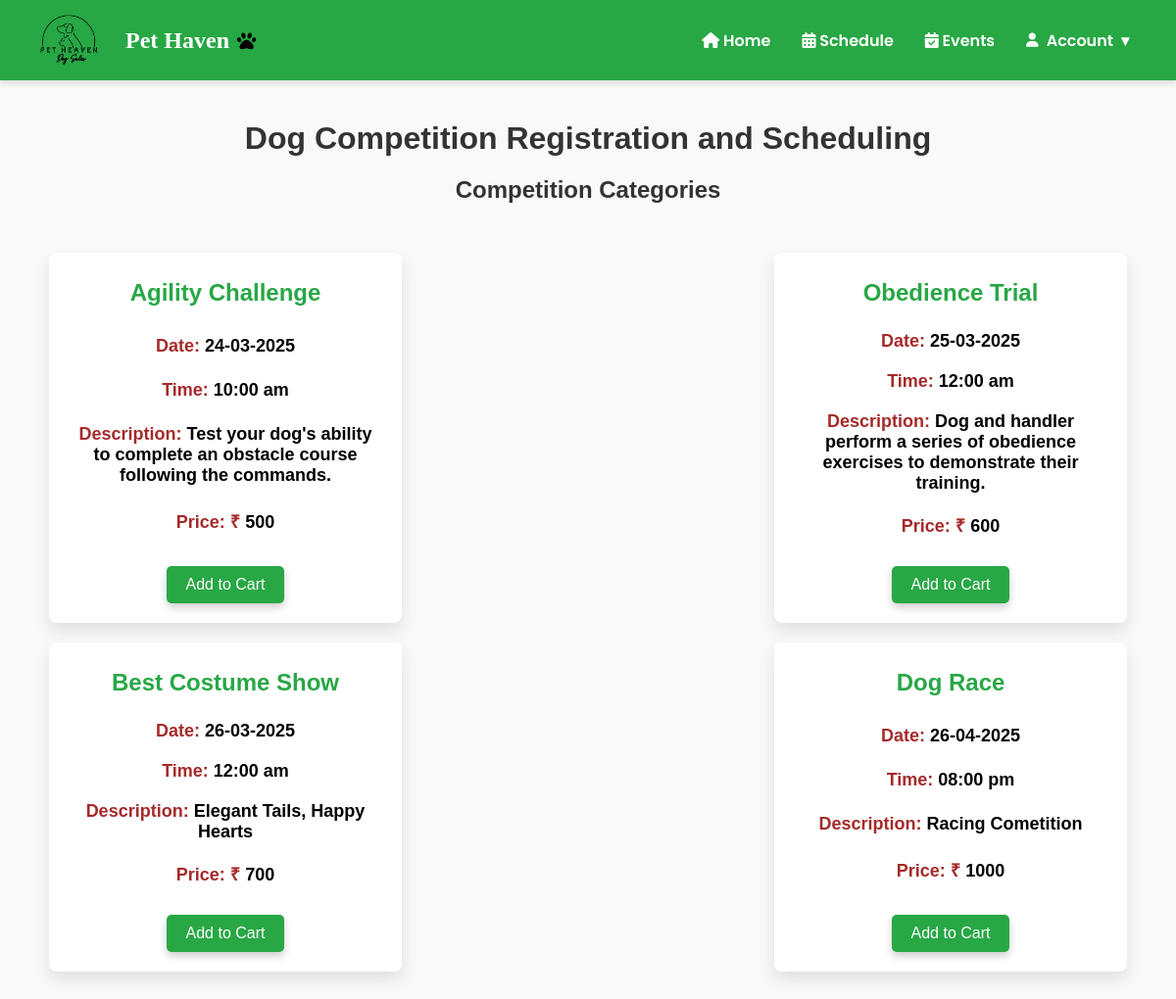
/c, run on an earlier commit of the app's database.
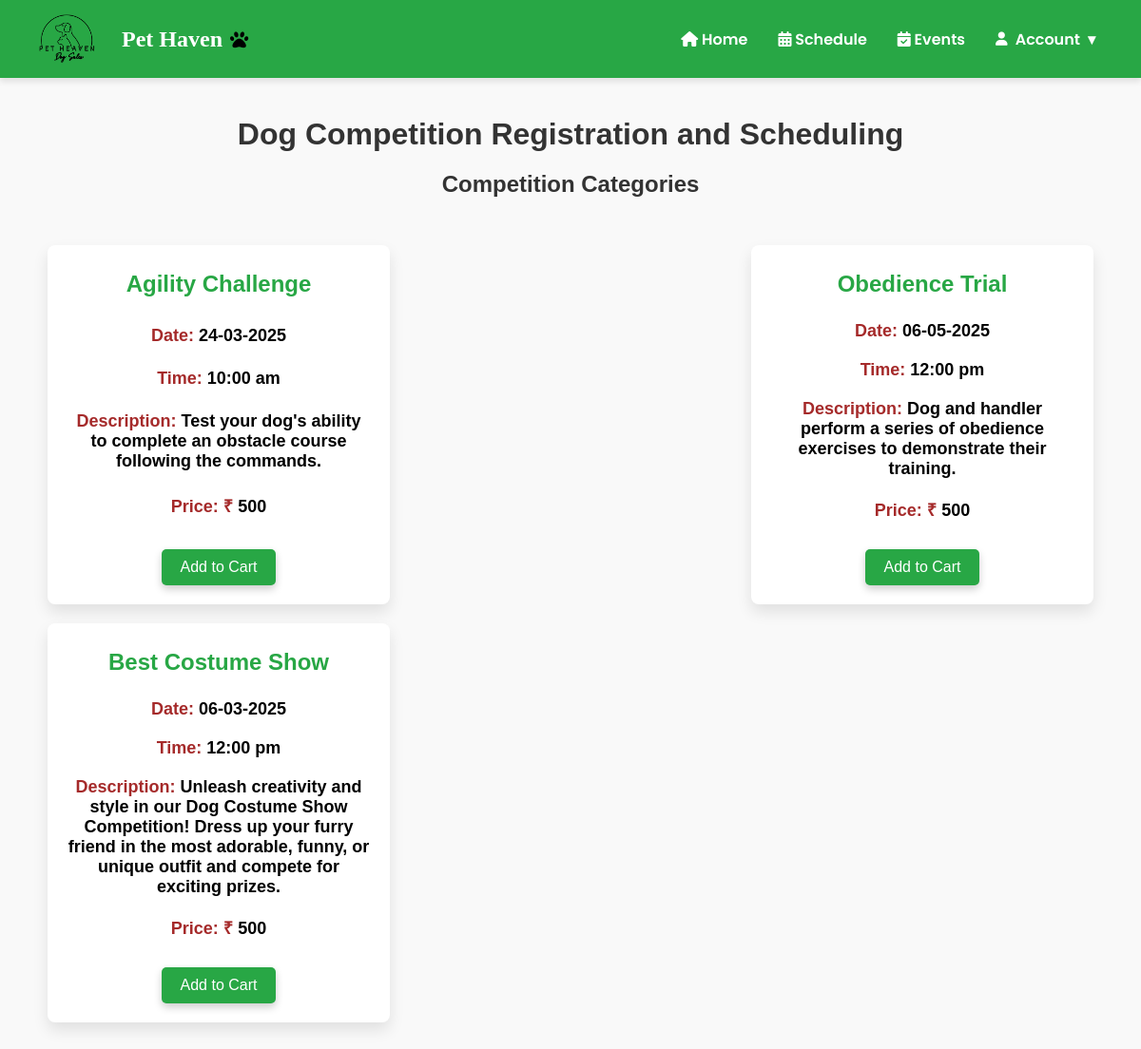
And on a later commit of the database.
### models.py (models this page shows, shortened)
class Competition(db.Model):
    __tablename__ = 'competition'
    id = db.Column(db.Integer, primary_key=True)
    title = db.Column(db.String(100), nullable=False)
    date = db.Column(db.String(100), nullable=False)
    time = db.Column(db.String(100), nullable=False)
    description = db.Column(db.Text, nullable=False)
    price = db.Column(db.Integer, nullable=False)

### app.py (the view)
@app.route('/c')
def home4():
    services = Competition.query.all()
    return render_template('index4.html', services=services)

### templates/index4.html (shortened to what this page needs)
<!DOCTYPE html>
<html lang="en">
<head>
    <link rel="stylesheet" href="../static/css/style4.css">
    <link rel="stylesheet" href="https://cdnjs.cloudflare.com/ajax/libs/font-awesome/6.0.0/css/all.min.css">
</head>
<body>
    <nav class="navbar">
         <div class="logo">
            <img src="{{ url_for('static', filename='images/logo1.png') }}" alt="Pet Heaven Logo">
      <span>Pet Haven</span>
        </div>
        <ul class="nav-links">
          <li><a href="/customer_dashboard" class="nav-link" id="home-link"><i class="fas fa-home"></i> Home</a></li>
          <li><a href="{{ url_for('schedule4') }}" class="nav-link"><i class="fa-solid fa-calendar-alt"></i> Schedule</a></li>
          <li><a href="{{ url_for('myevents4') }}" class="nav-link" ><i class="fa-solid fa-calendar-check"></i> Events</a></li>
          <li class="dropdown">
            <a href="#" class="dropdown-toggle"><i class="fa-solid fa-user"></i> Account <span>&#9662;</span></a>
          </li>
        </ul>
    </nav>
    <div class="container">
        <h1>Dog Competition Registration and Scheduling</h1>
        <section class="competition-overview">
            <h2>Competition Categories</h2>
            <div class="cards">
                {% for service in services %}
                <div class="card">
                    <h3>{{ service.title }}</h3>
                    <p><strong>Date:</strong> {{ service.date }}</p>
                    <p><strong>Time: </strong> {{ service.time }}</p>
                    <p><strong>Description: </strong> {{ service.description }}</p>
                    <p><strong>Price: ₹</strong> {{ service.price }}</p>
                    <div class="button-container">
                        <button class="add-to-cart" data-id="{{ service.id }}">Add to Cart</button>
                      </div>
                    </div>
                {% else %}
                <p>No services available</p>
                {% endfor %}
            </div>
        </section>
    </div>
</body>
</html>

### static/css/style4.css (style rules this page uses)
body { font-family: "Poppins", serif; font-weight: 100; margin: 0; padding: 0; background-color: #f9f9f9; }
h1 { text-align: center; color: #333; }
.cards { display: flex; justify-content: center; flex-wrap: wrap; padding: 30px; gap: 3rem; }
.navbar { display: flex; justify-content: space-between; align-items: center; background-color: #28a745; padding: 1rem 2rem; color: white; box-shadow: 0 4px 6px rgba(0, 0, 0, 0.1); position:relative; top: 0; left: 0; right: 0; height: 50px; z-index: 1000; }
.logo { display: flex; align-items: center; gap: 1rem; }
.logo img { height: 60px; width: 80px; object-fit: contain; background-color: transparent; }
.logo span { font-size: 1.5rem; font-weight: bold; color: #fff; font-family: 'Pacifico', cursive; display: flex; align-items: center; gap: 0.5rem; }
.logo span::after { content: '\f1b0'; font-family: 'Font Awesome 5 Free'; font-weight: 900; font-size: 1.2rem; color: black; }
.nav-links { list-style: none; display: flex; justify-content: space-around; align-items: center; gap: 0; margin: 0; padding: 0; }
.nav-links li a { text-decoration: none; color: white; font-weight: 600; padding: 0.5rem 1rem; border-radius: 20px; transition: all 0.3s ease; }
.navbar .dropdown { position: relative; display: flex; align-items: center; }
.navbar .dropdown .dropdown-toggle { cursor: pointer; padding: 0.5rem 1rem; color: white; font-weight: 600; text-decoration: none; display: flex; align-items: center; gap: 0.5rem; border-radius: 20px; transition: background-color 0.3s ease; }
.navbar .dropdown .dropdown-toggle i { font-size: 0.9rem; }
.container { max-width: 1200px; margin: 0 auto; padding: 20px; font-family: Arial, sans-serif; text-align: center; }
h1, h2 { color: #333; margin-bottom: 20px; }
.competition-overview { margin-bottom: 40px; }
.cards { display: flex; flex-wrap: wrap; justify-content: space-between; gap: 20px; }
.card { display: flex; flex-direction: column; justify-content: space-between; align-items: center; width: 320px; padding: 20px; border-radius: 8px; background-color: #fff; box-shadow: 0 8px 16px rgba(0, 0, 0, 0.1); transition: transform 0.3s ease, box-shadow 0.3s ease; }
.card h3 { margin-top: 0; margin-bottom: 10px; font-size: 24px; color: #28a745; font-family: Arial, Helvetica, sans-serif; text-align: center; width: 100%; line-height: 1.4; min-height: 40px; display: flex; align-items: center; justify-content: center; font-weight: 900; }
.card p { margin: 10px 0; font-size: 18px; color: #000000; font-family: Arial, Helvetica, sans-serif; }
.card p strong { color: brown; font-weight: 800; }
.button-container { display: flex; justify-content: space-between; gap: 10px; margin-top: 20px; }
.button-container button { padding: 10px 20px; font-size: 16px; border-radius: 5px; cursor: pointer; border: none; display: flex; justify-content: center; align-items: center; }
.button-container .add-to-cart { box-shadow: 0 4px 8px rgba(0, 0, 0, 0.2); background-color: #28a745; color: white; border-radius: 5px; }
.button-container button { background-color: #009cfd; color: white; }
p { font-size: 16px; color: #333; font-weight: bold; }

What changed in the data, as far as the page shows it:
removed Competition: title "Dog Race", date "26-04-2025", time "08:00 pm", description "Racing Cometition", price "1000"
changed Competition "Obedience Trial": date "25-03-2025" → "06-05-2025"; time "12:00 am" → "12:00 pm"; price "600" → "500"
changed Competition "Best Costume Show": date "26-03-2025" → "06-03-2025"; time "12:00 am" → "12:00 pm"; description "Elegant Tails, Happy Hearts" → "Unleash creativity and style in our Dog Costume Show Competition! Dress up your furry friend in the most adorable, funny, or unique outfit and compete for exciting prizes."; price "700" → "500"
